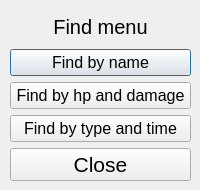
<?xml version="1.0" encoding="UTF-8"?>
<ui version="4.0">
 <class>FindMenuWindow</class>
 <widget class="QDialog" name="FindMenuWindow">
  <property name="geometry">
   <rect>
    <x>0</x>
    <y>0</y>
    <width>200</width>
    <height>190</height>
   </rect>
  </property>
  <property name="minimumSize">
   <size>
    <width>200</width>
    <height>190</height>
   </size>
  </property>
  <property name="maximumSize">
   <size>
    <width>200</width>
    <height>190</height>
   </size>
  </property>
  <property name="windowTitle">
   <string>Dialog</string>
  </property>
  <widget class="QWidget" name="verticalLayoutWidget">
   <property name="geometry">
    <rect>
     <x>10</x>
     <y>10</y>
     <width>181</width>
     <height>171</height>
    </rect>
   </property>
   <layout class="QVBoxLayout" name="verticalLayout">
    <item>
     <widget class="QLabel" name="label">
      <property name="font">
       <font>
        <pointsize>15</pointsize>
       </font>
      </property>
      <property name="text">
       <string>Find menu</string>
      </property>
      <property name="alignment">
       <set>Qt::AlignCenter</set>
      </property>
     </widget>
    </item>
    <item>
     <widget class="QPushButton" name="pushButtonName">
      <property name="font">
       <font>
        <pointsize>12</pointsize>
       </font>
      </property>
      <property name="text">
       <string>Find by name</string>
      </property>
     </widget>
    </item>
    <item>
     <widget class="QPushButton" name="pushButtonHp">
      <property name="font">
       <font>
        <pointsize>12</pointsize>
       </font>
      </property>
      <property name="text">
       <string>Find by hp and damage</string>
      </property>
     </widget>
    </item>
    <item>
     <widget class="QPushButton" name="pushButtonType">
      <property name="font">
       <font>
        <pointsize>12</pointsize>
       </font>
      </property>
      <property name="text">
       <string>Find by type and time</string>
      </property>
     </widget>
    </item>
    <item>
     <widget class="QPushButton" name="pushButtonClose">
      <property name="font">
       <font>
        <pointsize>16</pointsize>
       </font>
      </property>
      <property name="text">
       <string>Close</string>
      </property>
     </widget>
    </item>
   </layout>
  </widget>
 </widget>
 <resources/>
 <connections/>
</ui>
